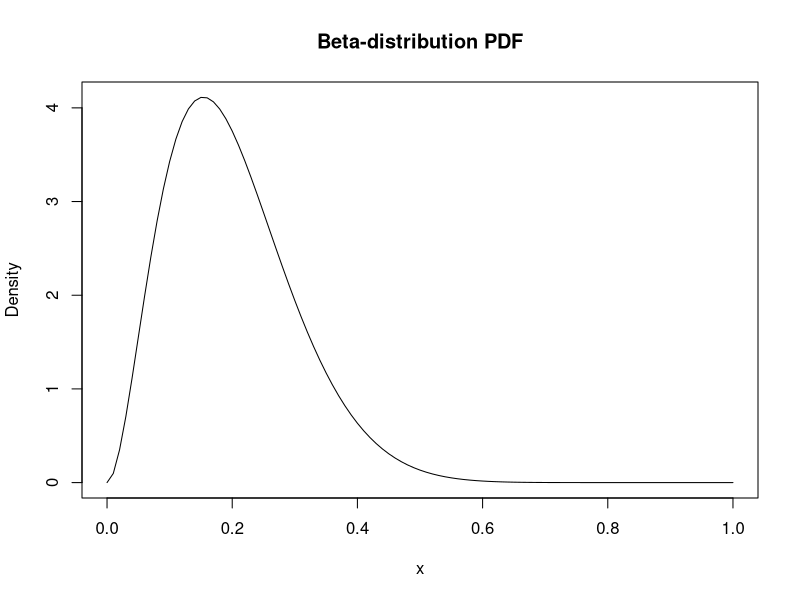
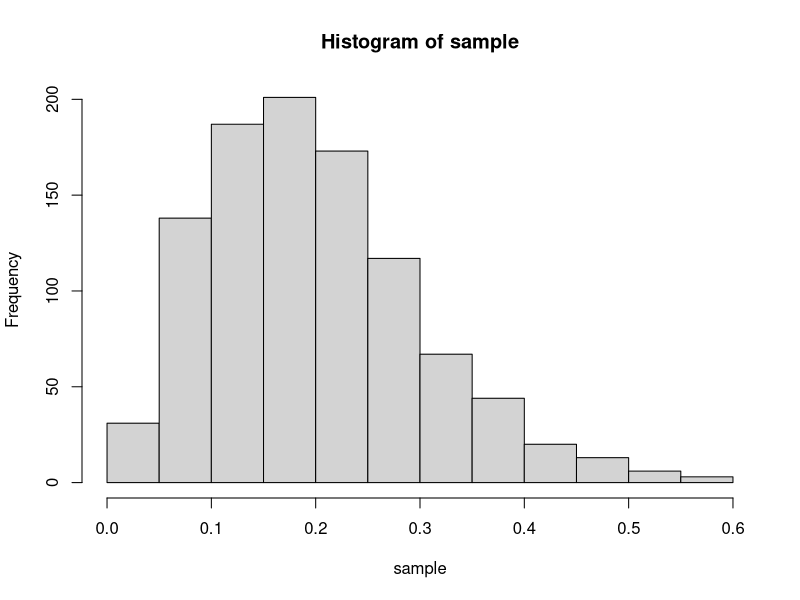
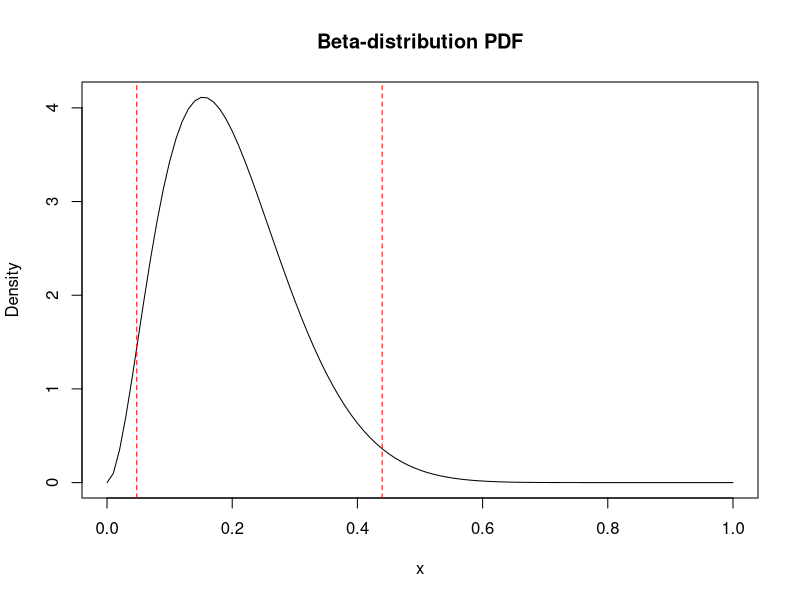

Recreate these plots in R, in order.
## ---- chunk 1
rm(list = ls())
mu = 0.2
sigma2=0.01
alpha=mu*((mu*(1-mu)/sigma2)-1)
beta=alpha*(1-mu)/mu
x = seq(from=0,to=1, by=0.01)
betapdf = dbeta(x,alpha,beta)
plot(x, betapdf,
     type='l',
     main='Beta-distribution PDF',
     ylab= 'Density')
## ---- chunk 2
n = 1000
sample = rbeta(n,alpha,beta)
hist(sample)
## ---- chunk 3
mean = mean(sample)
variance = var(sample)
paste0("Sample mean: ", mean)
paste0("Sample variance: ",variance)
## ---- chunk 4
CI95=quantile(sample,probs=c(0.025,0.975))
plot(x,betapdf,
     type='l',
     main='Beta-distribution PDF',
     ylab= 'Density')
abline(v = CI95[[1]],
     lty = 2,
     col='red')
abline(v = CI95[[2]],
       lty = 2,
       col='red')
## ---- chunk 5
rm(list = ls())
P_test_pos_con_cancer_pos = 0.98
P_test_neg_con_cancer_neg = 0.96
P_cancer_pos = 1/1000
P_cancer_neg = 1 - P_cancer_pos
P_test_neg_con_cancer_pos = 1 - P_test_pos_con_cancer_pos
P_test_pos_con_cancer_neg = 1 - P_test_neg_con_cancer_neg
P_test_pos_and_cancer_pos = P_test_pos_con_cancer_pos * P_cancer_pos
P_test_neg = P_test_neg_con_cancer_neg * P_cancer_neg + P_test_neg_con_cancer_pos * P_cancer_pos
P_test_pos = 1-P_test_neg
P_cancer_pos_con_test_neg = (P_test_neg_con_cancer_pos * P_cancer_pos) /  P_test_neg
P_cancer_pos_con_test_pos = P_test_pos_con_cancer_pos * P_cancer_pos/ P_test_pos
cat(paste0("P(cancer=positive|test=neg)=",round(P_cancer_pos_con_test_neg*100,4),"%\n"),sep="")
cat(paste0("P(cancer=positive|test=positive) = ",round(P_cancer_pos_con_test_pos*100,4),"%"),sep="")
## ---- chunk 6
rm(list = ls())
p_red = function(boxes){
  P_A = 0.4
  P_B = 0.1
  P_C = 1 - P_A - P_B
  P_red_con_A = boxes[1,1]/rowSums(boxes)[1]
  P_red_con_B = boxes[2,1]/rowSums(boxes)[2]
  P_red_con_C = boxes[3,1]/rowSums(boxes)[3]
  res = P_red_con_A*P_A + P_B*P_red_con_B + P_red_con_C * P_C
  return(res)
}

boxes <- matrix(c(2,4,1,5,1,3), ncol = 2,dimnames = list(c("A", "B", "C"), c("red", "white")))
p_red(boxes = boxes)


## ---- chunk 7
p_box = function(boxes){
  P_A = 0.4
  P_B = 0.1
  P_C = 1 - P_A - P_B
  P_red_res = p_red(boxes = boxes)
  P_red_con_A = boxes[1,1]/rowSums(boxes)[1]
  P_red_con_B = boxes[2,1]/rowSums(boxes)[2]
  P_red_con_C = boxes[3,1]/rowSums(boxes)[3]
  P_A_con_red = P_red_con_A * P_A / P_red_res
  P_B_con_red = P_red_con_B * P_B / P_red_res
  P_C_con_red = P_red_con_C * P_C / P_red_res
  res = c(P_A_con_red,P_B_con_red,P_C_con_red)
  return(res)
}
p_box(boxes = boxes)
## ---- chunk 8
p_identical_twin = function(fraternal_prob, identical_prob){
  P_boy = 1/2
  P_ident_and_twin_boy = P_boy*identical_prob
  P_frat_and_twin_boy = P_boy*P_boy*fraternal_prob
  P_ident_con_twin_boy = P_ident_and_twin_boy/(P_ident_and_twin_boy+P_frat_and_twin_boy)
  return(P_ident_con_twin_boy)
}
P_res = p_identical_twin(fraternal_prob = 1/150, identical_prob = 1/400) 
paste0("Probability of identical twin: ", round(P_res,4)*100,"%")

